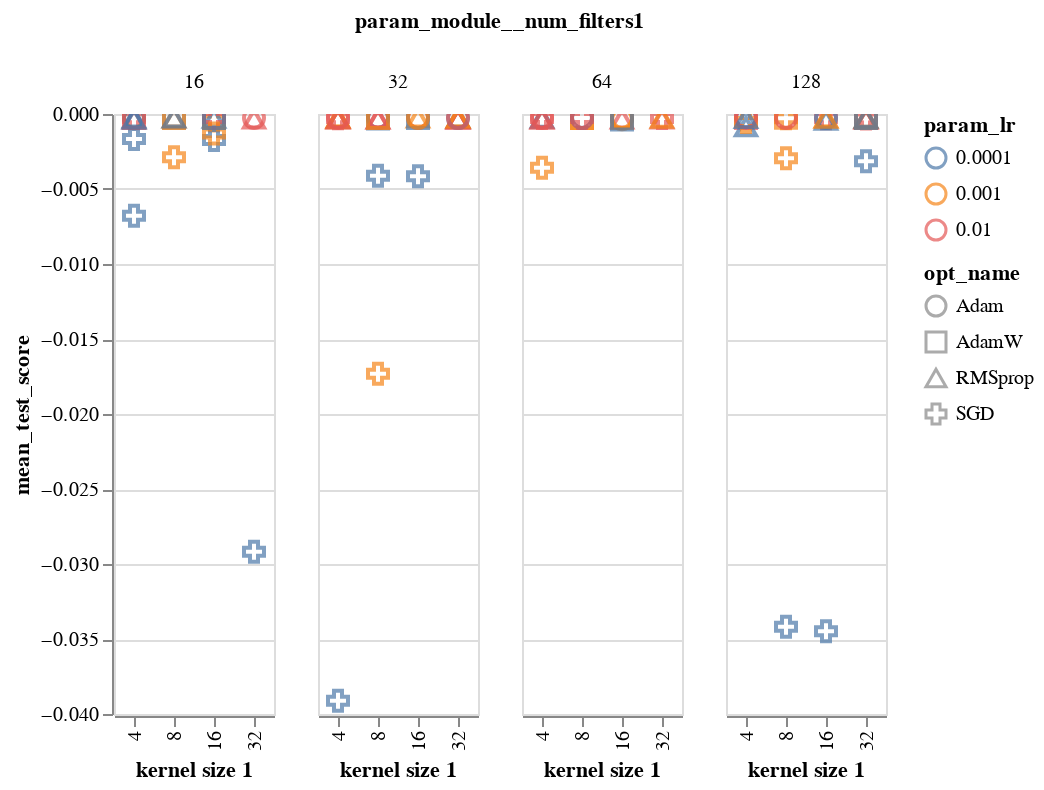

Notebook code cell kept with this figure:
### Code cell
alt.Chart(sm_res_df).mark_point(size=100).encode(
    x=alt.X('param_module__kernel_size1:O',title="kernel size 1"),
    y='mean_test_score:Q',
    color=alt.Color('param_lr:N',scale=alt.Scale(scheme='tableau10')),
    column='param_module__num_filters1:N',
#     detail='model_desc:N',
    shape="opt_name:N",
    tooltip=["rank_test_score:O","param_module__num_filters1:N","param_module__kernel_size1:N","param_lr:N","param_module__fc_node_num1:N"]
    
).interactive()

### Figure 1 — Vega-Lite specification as saved in the notebook (floating-point values rounded to 4 significant figures)
{"config": {"view": {"continuousWidth": 400, "continuousHeight": 300}}, "data": {"name": "data-8817f67da8f67f9030dd793b6148c578"}, "mark": {"type": "point", "size": 100}, "encoding": {"color": {"type": "nominal", "field": "param_lr", "scale": {"scheme": "tableau10"}}, "column": {"type": "nominal", "field": "param_module__num_filters1"}, "shape": {"type": "nominal", "field": "opt_name"}, "tooltip": [{"type": "ordinal", "field": "rank_test_score"}, {"type": "nominal", "field": "param_module__num_filters1"}, {"type": "nominal", "field": "param_module__kernel_size1"}, {"type": "nominal", "field": "param_lr"}, {"type": "nominal", "field": "param_module__fc_node_num1"}], "x": {"type": "ordinal", "field": "param_module__kernel_size1", "title": "kernel size 1"}, "y": {"type": "quantitative", "field": "mean_test_score"}}, "selection": {"selector002": {"type": "interval", "bind": "scales", "encodings": ["x", "y"]}}, "$schema": "https://vega.github.io/schema/vega-lite/v4.8.1.json", "datasets": {"data-8817f67da8f67f9030dd793b6148c578": [{"rank_test_score": 72, "mean_test_score": -0.0003176, "param_module__num_filters1": 64, "param_module__num_filters2": 128, "param_module__kernel_size1": 4, "param_module__kernel_size2": 16, "param_lr": 0.01, "param_module__fc_node_num1": 500, "param_module__fc_node_num2": 10, "opt_name": "RMSprop"}, {"rank_test_score": 92, "mean_test_score": -0.00679, "param_module__num_filters1": 16, "param_module__num_filters2": 32, "param_module__kernel_size1": 4, "param_module__kernel_size2": 32, "param_lr": 0.0001, "param_module__fc_node_num1": 100, "param_module__fc_node_num2": 50, "opt_name": "SGD"}, {"rank_test_score": 16, "mean_test_score": -0.0002598, "param_module__num_filters1": 32, "param_module__num_filters2": 64, "param_module__kernel_size1": 16, "param_module__kernel_size2": 4, "param_lr": 0.01, "param_module__fc_node_num1": 10, "param_module__fc_node_num2": 10, "opt_name": "Adam"}, {"rank_test_score": 100, "mean_test_score": null, "param_module__num_filters1": 128, "param_module__num_filters2": 32, "param_module__kernel_size1": 8, "param_module__kernel_size2": 32, "param_lr": 0.01, "param_module__fc_node_num1": 100, "param_module__fc_node_num2": 100, "opt_name": "AdamW"}, {"rank_test_score": 23, "mean_test_score": -0.0002617, "param_module__num_filters1": 32, "param_module__num_filters2": 16, "param_module__kernel_size1": 4, "param_module__kernel_size2": 32, "param_lr": 0.001, "param_module__fc_node_num1": 50, "param_module__fc_node_num2": 10, "opt_name": "RMSprop"}, {"rank_test_score": 50, "mean_test_score": -0.0002757, "param_module__num_filters1": 32, "param_module__num_filters2": 32, "param_module__kernel_size1": 32, "param_module__kernel_size2": 16, "param_lr": 0.0001, "param_module__fc_node_num1": 10, "param_module__fc_node_num2": 10, "opt_name": "RMSprop"}, {"rank_test_score": 69, "mean_test_score": -0.0003175, "param_module__num_filters1": 64, "param_module__num_filters2": 32, "param_module__kernel_size1": 16, "param_module__kernel_size2": 8, "param_lr": 0.01, "param_module__fc_node_num1": 500, "param_module__fc_node_num2": 50, "opt_name": "RMSprop"}, {"rank_test_score": 3, "mean_test_score": -0.0002577, "param_module__num_filters1": 128, "param_module__num_filters2": 64, "param_module__kernel_size1": 4, "param_module__kernel_size2": 16, "param_lr": 0.0001, "param_module__fc_node_num1": 100, "param_module__fc_node_num2": 500, "opt_name": "Adam"}, {"rank_test_score": 1, "mean_test_score": -0.0002575, "param_module__num_filters1": 16, "param_module__num_filters2": 128, "param_module__kernel_size1": 8, "param_module__kernel_size2": 16, "param_lr": 0.0001, "param_module__fc_node_num1": 50, "param_module__fc_node_num2": 500, "opt_name": "AdamW"}, {"rank_test_score": 22, "mean_test_score": -0.0002614, "param_module__num_filters1": 32, "param_module__num_filters2": 32, "param_module__kernel_size1": 16, "param_module__kernel_size2": 4, "param_lr": 0.001, "param_module__fc_node_num1": 10, "param_module__fc_node_num2": 100, "opt_name": "RMSprop"}, {"rank_test_score": 80, "mean_test_score": -0.0004296, "param_module__num_filters1": 16, "param_module__num_filters2": 64, "param_module__kernel_size1": 16, "param_module__kernel_size2": 8, "param_lr": 0.001, "param_module__fc_node_num1": 100, "param_module__fc_node_num2": 500, "opt_name": "SGD"}, {"rank_test_score": 24, "mean_test_score": -0.0002621, "param_module__num_filters1": 32, "param_module__num_filters2": 64, "param_module__kernel_size1": 8, "param_module__kernel_size2": 8, "param_lr": 0.0001, "param_module__fc_node_num1": 50, "param_module__fc_node_num2": 10, "opt_name": "Adam"}, {"rank_test_score": 6, "mean_test_score": -0.0002583, "param_module__num_filters1": 64, "param_module__num_filters2": 128, "param_module__kernel_size1": 8, "param_module__kernel_size2": 8, "param_lr": 0.001, "param_module__fc_node_num1": 500, "param_module__fc_node_num2": 10, "opt_name": "AdamW"}, {"rank_test_score": 18, "mean_test_score": -0.0002611, "param_module__num_filters1": 32, "param_module__num_filters2": 64, "param_module__kernel_size1": 16, "param_module__kernel_size2": 32, "param_lr": 0.0001, "param_module__fc_node_num1": 100, "param_module__fc_node_num2": 100, "opt_name": "AdamW"}, {"rank_test_score": 94, "mean_test_score": -0.02919, "param_module__num_filters1": 16, "param_module__num_filters2": 64, "param_module__kernel_size1": 32, "param_module__kernel_size2": 16, "param_lr": 0.0001, "param_module__fc_node_num1": 500, "param_module__fc_node_num2": 10, "opt_name": "SGD"}, {"rank_test_score": 47, "mean_test_score": -0.0002714, "param_module__num_filters1": 64, "param_module__num_filters2": 32, "param_module__kernel_size1": 4, "param_module__kernel_size2": 16, "param_lr": 0.0001, "param_module__fc_node_num1": 10, "param_module__fc_node_num2": 500, "opt_name": "RMSprop"}, {"rank_test_score": 55, "mean_test_score": -0.0002874, "param_module__num_filters1": 16, "param_module__num_filters2": 32, "param_module__kernel_size1": 4, "param_module__kernel_size2": 8, "param_lr": 0.01, "param_module__fc_node_num1": 10, "param_module__fc_node_num2": 50, "opt_name": "SGD"}, {"rank_test_score": 87, "mean_test_score": -0.002951, "param_module__num_filters1": 128, "param_module__num_filters2": 16, "param_module__kernel_size1": 8, "param_module__kernel_size2": 16, "param_lr": 0.001, "param_module__fc_node_num1": 10, "param_module__fc_node_num2": 50, "opt_name": "SGD"}, {"rank_test_score": 65, "mean_test_score": -0.0003174, "param_module__num_filters1": 128, "param_module__num_filters2": 128, "param_module__kernel_size1": 32, "param_module__kernel_size2": 8, "param_lr": 0.01, "param_module__fc_node_num1": 50, "param_module__fc_node_num2": 50, "opt_name": "RMSprop"}, {"rank_test_score": 29, "mean_test_score": -0.0002633, "param_module__num_filters1": 16, "param_module__num_filters2": 32, "param_module__kernel_size1": 8, "param_module__kernel_size2": 16, "param_lr": 0.001, "param_module__fc_node_num1": 100, "param_module__fc_node_num2": 10, "opt_name": "RMSprop"}, {"rank_test_score": 37, "mean_test_score": -0.0002671, "param_module__num_filters1": 64, "param_module__num_filters2": 128, "param_module__kernel_size1": 32, "param_module__kernel_size2": 16, "param_lr": 0.01, "param_module__fc_node_num1": 50, "param_module__fc_node_num2": 100, "opt_name": "SGD"}, {"rank_test_score": 85, "mean_test_score": -0.001728, "param_module__num_filters1": 16, "param_module__num_filters2": 16, "param_module__kernel_size1": 16, "param_module__kernel_size2": 4, "param_lr": 0.0001, "param_module__fc_node_num1": 50, "param_module__fc_node_num2": 500, "opt_name": "SGD"}, {"rank_test_score": 68, "mean_test_score": -0.0003175, "param_module__num_filters1": 16, "param_module__num_filters2": 64, "param_module__kernel_size1": 4, "param_module__kernel_size2": 8, "param_lr": 0.01, "param_module__fc_node_num1": 500, "param_module__fc_node_num2": 50, "opt_name": "RMSprop"}, {"rank_test_score": 66, "mean_test_score": -0.0003175, "param_module__num_filters1": 128, "param_module__num_filters2": 32, "param_module__kernel_size1": 32, "param_module__kernel_size2": 4, "param_lr": 0.01, "param_module__fc_node_num1": 100, "param_module__fc_node_num2": 100, "opt_name": "RMSprop"}, {"rank_test_score": 8, "mean_test_score": -0.0002588, "param_module__num_filters1": 128, "param_module__num_filters2": 64, "param_module__kernel_size1": 4, "param_module__kernel_size2": 32, "param_lr": 0.01, "param_module__fc_node_num1": 100, "param_module__fc_node_num2": 100, "opt_name": "AdamW"}, {"rank_test_score": 54, "mean_test_score": -0.0002837, "param_module__num_filters1": 128, "param_module__num_filters2": 128, "param_module__kernel_size1": 8, "param_module__kernel_size2": 16, "param_lr": 0.001, "param_module__fc_node_num1": 10, "param_module__fc_node_num2": 500, "opt_name": "SGD"}, {"rank_test_score": 43, "mean_test_score": -0.0002697, "param_module__num_filters1": 64, "param_module__num_filters2": 128, "param_module__kernel_size1": 4, "param_module__kernel_size2": 4, "param_lr": 0.01, "param_module__fc_node_num1": 100, "param_module__fc_node_num2": 500, "opt_name": "SGD"}, {"rank_test_score": 25, "mean_test_score": -0.0002621, "param_module__num_filters1": 128, "param_module__num_filters2": 128, "param_module__kernel_size1": 16, "param_module__kernel_size2": 16, "param_lr": 0.001, "param_module__fc_node_num1": 100, "param_module__fc_node_num2": 500, "opt_name": "RMSprop"}, {"rank_test_score": 88, "mean_test_score": -0.003147, "param_module__num_filters1": 128, "param_module__num_filters2": 64, "param_module__kernel_size1": 32, "param_module__kernel_size2": 4, "param_lr": 0.0001, "param_module__fc_node_num1": 10, "param_module__fc_node_num2": 500, "opt_name": "SGD"}, {"rank_test_score": 49, "mean_test_score": -0.0002753, "param_module__num_filters1": 32, "param_module__num_filters2": 64, "param_module__kernel_size1": 4, "param_module__kernel_size2": 16, "param_lr": 0.01, "param_module__fc_node_num1": 10, "param_module__fc_node_num2": 50, "opt_name": "SGD"}, {"rank_test_score": 82, "mean_test_score": -0.0008472, "param_module__num_filters1": 128, "param_module__num_filters2": 32, "param_module__kernel_size1": 4, "param_module__kernel_size2": 16, "param_lr": 0.0001, "param_module__fc_node_num1": 500, "param_module__fc_node_num2": 10, "opt_name": "RMSprop"}, {"rank_test_score": 81, "mean_test_score": -0.0005397, "param_module__num_filters1": 128, "param_module__num_filters2": 16, "param_module__kernel_size1": 4, "param_module__kernel_size2": 8, "param_lr": 0.001, "param_module__fc_node_num1": 500, "param_module__fc_node_num2": 500, "opt_name": "SGD"}, {"rank_test_score": 4, "mean_test_score": -0.0002581, "param_module__num_filters1": 128, "param_module__num_filters2": 128, "param_module__kernel_size1": 4, "param_module__kernel_size2": 16, "param_lr": 0.01, "param_module__fc_node_num1": 500, "param_module__fc_node_num2": 500, "opt_name": "Adam"}, {"rank_test_score": 11, "mean_test_score": -0.0002593, "param_module__num_filters1": 64, "param_module__num_filters2": 16, "param_module__kernel_size1": 8, "param_module__kernel_size2": 4, "param_lr": 0.001, "param_module__fc_node_num1": 500, "param_module__fc_node_num2": 10, "opt_name": "AdamW"}, {"rank_test_score": 95, "mean_test_score": -0.03419, "param_module__num_filters1": 128, "param_module__num_filters2": 64, "param_module__kernel_size1": 8, "param_module__kernel_size2": 4, "param_lr": 0.0001, "param_module__fc_node_num1": 100, "param_module__fc_node_num2": 10, "opt_name": "SGD"}, {"rank_test_score": 28, "mean_test_score": -0.0002632, "param_module__num_filters1": 16, "param_module__num_filters2": 64, "param_module__kernel_size1": 4, "param_module__kernel_size2": 32, "param_lr": 0.001, "param_module__fc_node_num1": 500, "param_module__fc_node_num2": 100, "opt_name": "Adam"}, {"rank_test_score": 38, "mean_test_score": -0.0002673, "param_module__num_filters1": 16, "param_module__num_filters2": 128, "param_module__kernel_size1": 8, "param_module__kernel_size2": 32, "param_lr": 0.001, "param_module__fc_node_num1": 50, "param_module__fc_node_num2": 50, "opt_name": "AdamW"}, {"rank_test_score": 48, "mean_test_score": -0.0002731, "param_module__num_filters1": 64, "param_module__num_filters2": 32, "param_module__kernel_size1": 16, "param_module__kernel_size2": 4, "param_lr": 0.001, "param_module__fc_node_num1": 500, "param_module__fc_node_num2": 100, "opt_name": "AdamW"}, {"rank_test_score": 98, "mean_test_score": null, "param_module__num_filters1": 64, "param_module__num_filters2": 128, "param_module__kernel_size1": 8, "param_module__kernel_size2": 32, "param_lr": 0.01, "param_module__fc_node_num1": 500, "param_module__fc_node_num2": 100, "opt_name": "AdamW"}, {"rank_test_score": 56, "mean_test_score": -0.0002897, "param_module__num_filters1": 16, "param_module__num_filters2": 64, "param_module__kernel_size1": 4, "param_module__kernel_size2": 16, "param_lr": 0.0001, "param_module__fc_node_num1": 100, "param_module__fc_node_num2": 50, "opt_name": "Adam"}, {"rank_test_score": 73, "mean_test_score": -0.000318, "param_module__num_filters1": 32, "param_module__num_filters2": 32, "param_module__kernel_size1": 32, "param_module__kernel_size2": 8, "param_lr": 0.01, "param_module__fc_node_num1": 500, "param_module__fc_node_num2": 500, "opt_name": "RMSprop"}, {"rank_test_score": 5, "mean_test_score": -0.0002581, "param_module__num_filters1": 16, "param_module__num_filters2": 16, "param_module__kernel_size1": 4, "param_module__kernel_size2": 32, "param_lr": 0.0001, "param_module__fc_node_num1": 100, "param_module__fc_node_num2": 50, "opt_name": "RMSprop"}, {"rank_test_score": 84, "mean_test_score": -0.001665, "param_module__num_filters1": 16, "param_module__num_filters2": 64, "param_module__kernel_size1": 4, "param_module__kernel_size2": 8, "param_lr": 0.0001, "param_module__fc_node_num1": 50, "param_module__fc_node_num2": 500, "opt_name": "SGD"}, {"rank_test_score": 62, "mean_test_score": -0.0003164, "param_module__num_filters1": 32, "param_module__num_filters2": 16, "param_module__kernel_size1": 32, "param_module__kernel_size2": 8, "param_lr": 0.01, "param_module__fc_node_num1": 500, "param_module__fc_node_num2": 500, "opt_name": "RMSprop"}, {"rank_test_score": 59, "mean_test_score": -0.0003016, "param_module__num_filters1": 128, "param_module__num_filters2": 16, "param_module__kernel_size1": 32, "param_module__kernel_size2": 16, "param_lr": 0.01, "param_module__fc_node_num1": 500, "param_module__fc_node_num2": 10, "opt_name": "SGD"}, {"rank_test_score": 90, "mean_test_score": -0.00411, "param_module__num_filters1": 32, "param_module__num_filters2": 16, "param_module__kernel_size1": 8, "param_module__kernel_size2": 16, "param_lr": 0.0001, "param_module__fc_node_num1": 100, "param_module__fc_node_num2": 100, "opt_name": "SGD"}, {"rank_test_score": 2, "mean_test_score": -0.0002576, "param_module__num_filters1": 128, "param_module__num_filters2": 32, "param_module__kernel_size1": 8, "param_module__kernel_size2": 8, "param_lr": 0.001, "param_module__fc_node_num1": 500, "param_module__fc_node_num2": 500, "opt_name": "AdamW"}, {"rank_test_score": 51, "mean_test_score": -0.0002773, "param_module__num_filters1": 32, "param_module__num_filters2": 128, "param_module__kernel_size1": 32, "param_module__kernel_size2": 16, "param_lr": 0.001, "param_module__fc_node_num1": 50, "param_module__fc_node_num2": 50, "opt_name": "RMSprop"}, {"rank_test_score": 26, "mean_test_score": -0.0002629, "param_module__num_filters1": 32, "param_module__num_filters2": 128, "param_module__kernel_size1": 8, "param_module__kernel_size2": 8, "param_lr": 0.01, "param_module__fc_node_num1": 50, "param_module__fc_node_num2": 50, "opt_name": "Adam"}, {"rank_test_score": 91, "mean_test_score": -0.004145, "param_module__num_filters1": 32, "param_module__num_filters2": 128, "param_module__kernel_size1": 16, "param_module__kernel_size2": 8, "param_lr": 0.0001, "param_module__fc_node_num1": 50, "param_module__fc_node_num2": 100, "opt_name": "SGD"}, {"rank_test_score": 53, "mean_test_score": -0.0002827, "param_module__num_filters1": 128, "param_module__num_filters2": 128, "param_module__kernel_size1": 16, "param_module__kernel_size2": 32, "param_lr": 0.01, "param_module__fc_node_num1": 10, "param_module__fc_node_num2": 10, "opt_name": "SGD"}, {"rank_test_score": 52, "mean_test_score": -0.000278, "param_module__num_filters1": 16, "param_module__num_filters2": 32, "param_module__kernel_size1": 16, "param_module__kernel_size2": 8, "param_lr": 0.0001, "param_module__fc_node_num1": 500, "param_module__fc_node_num2": 50, "opt_name": "RMSprop"}, {"rank_test_score": 67, "mean_test_score": -0.0003175, "param_module__num_filters1": 32, "param_module__num_filters2": 32, "param_module__kernel_size1": 8, "param_module__kernel_size2": 4, "param_lr": 0.01, "param_module__fc_node_num1": 50, "param_module__fc_node_num2": 100, "opt_name": "RMSprop"}, {"rank_test_score": 36, "mean_test_score": -0.0002666, "param_module__num_filters1": 16, "param_module__num_filters2": 64, "param_module__kernel_size1": 16, "param_module__kernel_size2": 4, "param_lr": 0.001, "param_module__fc_node_num1": 500, "param_module__fc_node_num2": 500, "opt_name": "AdamW"}, {"rank_test_score": 20, "mean_test_score": -0.0002611, "param_module__num_filters1": 64, "param_module__num_filters2": 64, "param_module__kernel_size1": 16, "param_module__kernel_size2": 32, "param_lr": 0.001, "param_module__fc_node_num1": 100, "param_module__fc_node_num2": 100, "opt_name": "Adam"}, {"rank_test_score": 75, "mean_test_score": -0.0003235, "param_module__num_filters1": 64, "param_module__num_filters2": 16, "param_module__kernel_size1": 32, "param_module__kernel_size2": 4, "param_lr": 0.01, "param_module__fc_node_num1": 10, "param_module__fc_node_num2": 100, "opt_name": "RMSprop"}, {"rank_test_score": 86, "mean_test_score": -0.002878, "param_module__num_filters1": 16, "param_module__num_filters2": 16, "param_module__kernel_size1": 8, "param_module__kernel_size2": 32, "param_lr": 0.001, "param_module__fc_node_num1": 500, "param_module__fc_node_num2": 50, "opt_name": "SGD"}, {"rank_test_score": 15, "mean_test_score": -0.0002597, "param_module__num_filters1": 128, "param_module__num_filters2": 128, "param_module__kernel_size1": 8, "param_module__kernel_size2": 4, "param_lr": 0.01, "param_module__fc_node_num1": 50, "param_module__fc_node_num2": 50, "opt_name": "Adam"}, {"rank_test_score": 17, "mean_test_score": -0.0002605, "param_module__num_filters1": 16, "param_module__num_filters2": 32, "param_module__kernel_size1": 8, "param_module__kernel_size2": 16, "param_lr": 0.0001, "param_module__fc_node_num1": 50, "param_module__fc_node_num2": 50, "opt_name": "RMSprop"}, {"rank_test_score": 61, "mean_test_score": -0.0003124, "param_module__num_filters1": 32, "param_module__num_filters2": 32, "param_module__kernel_size1": 4, "param_module__kernel_size2": 16, "param_lr": 0.01, "param_module__fc_node_num1": 500, "param_module__fc_node_num2": 50, "opt_name": "RMSprop"}, {"rank_test_score": 97, "mean_test_score": -0.03912, "param_module__num_filters1": 32, "param_module__num_filters2": 128, "param_module__kernel_size1": 4, "param_module__kernel_size2": 8, "param_lr": 0.0001, "param_module__fc_node_num1": 10, "param_module__fc_node_num2": 10, "opt_name": "SGD"}, {"rank_test_score": 79, "mean_test_score": -0.0003982, "param_module__num_filters1": 128, "param_module__num_filters2": 32, "param_module__kernel_size1": 16, "param_module__kernel_size2": 32, "param_lr": 0.0001, "param_module__fc_node_num1": 50, "param_module__fc_node_num2": 10, "opt_name": "RMSprop"}, {"rank_test_score": 89, "mean_test_score": -0.003578, "param_module__num_filters1": 64, "param_module__num_filters2": 16, "param_module__kernel_size1": 4, "param_module__kernel_size2": 32, "param_lr": 0.001, "param_module__fc_node_num1": 10, "param_module__fc_node_num2": 50, "opt_name": "SGD"}, {"rank_test_score": 30, "mean_test_score": -0.0002635, "param_module__num_filters1": 32, "param_module__num_filters2": 32, "param_module__kernel_size1": 16, "param_module__kernel_size2": 16, "param_lr": 0.001, "param_module__fc_node_num1": 100, "param_module__fc_node_num2": 50, "opt_name": "Adam"}, {"rank_test_score": 33, "mean_test_score": -0.0002661, "param_module__num_filters1": 64, "param_module__num_filters2": 32, "param_module__kernel_size1": 8, "param_module__kernel_size2": 8, "param_lr": 0.01, "param_module__fc_node_num1": 10, "param_module__fc_node_num2": 100, "opt_name": "SGD"}, {"rank_test_score": 44, "mean_test_score": -0.00027, "param_module__num_filters1": 64, "param_module__num_filters2": 16, "param_module__kernel_size1": 32, "param_module__kernel_size2": 16, "param_lr": 0.001, "param_module__fc_node_num1": 10, "param_module__fc_node_num2": 10, "opt_name": "RMSprop"}, {"rank_test_score": 13, "mean_test_score": -0.0002595, "param_module__num_filters1": 64, "param_module__num_filters2": 16, "param_module__kernel_size1": 8, "param_module__kernel_size2": 32, "param_lr": 0.0001, "param_module__fc_node_num1": 50, "param_module__fc_node_num2": 100, "opt_name": "Adam"}, {"rank_test_score": 41, "mean_test_score": -0.0002687, "param_module__num_filters1": 128, "param_module__num_filters2": 64, "param_module__kernel_size1": 32, "param_module__kernel_size2": 8, "param_lr": 0.001, "param_module__fc_node_num1": 50, "param_module__fc_node_num2": 500, "opt_name": "RMSprop"}, {"rank_test_score": 60, "mean_test_score": -0.0003043, "param_module__num_filters1": 32, "param_module__num_filters2": 64, "param_module__kernel_size1": 4, "param_module__kernel_size2": 32, "param_lr": 0.001, "param_module__fc_node_num1": 50, "param_module__fc_node_num2": 50, "opt_name": "RMSprop"}, {"rank_test_score": 12, "mean_test_score": -0.0002595, "param_module__num_filters1": 64, "param_module__num_filters2": 16, "param_module__kernel_size1": 8, "param_module__kernel_size2": 32, "param_lr": 0.01, "param_module__fc_node_num1": 50, "param_module__fc_node_num2": 10, "opt_name": "Adam"}, {"rank_test_score": 32, "mean_test_score": -0.0002655, "param_module__num_filters1": 32, "param_module__num_filters2": 16, "param_module__kernel_size1": 4, "param_module__kernel_size2": 4, "param_lr": 0.001, "param_module__fc_node_num1": 50, "param_module__fc_node_num2": 50, "opt_name": "RMSprop"}, {"rank_test_score": 64, "mean_test_score": -0.000317, "param_module__num_filters1": 32, "param_module__num_filters2": 64, "param_module__kernel_size1": 32, "param_module__kernel_size2": 16, "param_lr": 0.01, "param_module__fc_node_num1": 500, "param_module__fc_node_num2": 100, "opt_name": "RMSprop"}, {"rank_test_score": 45, "mean_test_score": -0.0002703, "param_module__num_filters1": 16, "param_module__num_filters2": 32, "param_module__kernel_size1": 16, "param_module__kernel_size2": 4, "param_lr": 0.01, "param_module__fc_node_num1": 50, "param_module__fc_node_num2": 500, "opt_name": "SGD"}, {"rank_test_score": 27, "mean_test_score": -0.000263, "param_module__num_filters1": 32, "param_module__num_filters2": 16, "param_module__kernel_size1": 32, "param_module__kernel_size2": 4, "param_lr": 0.001, "param_module__fc_node_num1": 10, "param_module__fc_node_num2": 10, "opt_name": "RMSprop"}, {"rank_test_score": 10, "mean_test_score": -0.0002592, "param_module__num_filters1": 64, "param_module__num_filters2": 16, "param_module__kernel_size1": 4, "param_module__kernel_size2": 4, "param_lr": 0.01, "param_module__fc_node_num1": 100, "param_module__fc_node_num2": 10, "opt_name": "Adam"}, {"rank_test_score": 57, "mean_test_score": -0.0002947, "param_module__num_filters1": 128, "param_module__num_filters2": 64, "param_module__kernel_size1": 4, "param_module__kernel_size2": 8, "param_lr": 0.0001, "param_module__fc_node_num1": 100, "param_module__fc_node_num2": 500, "opt_name": "RMSprop"}, {"rank_test_score": 58, "mean_test_score": -0.0002966, "param_module__num_filters1": 32, "param_module__num_filters2": 128, "param_module__kernel_size1": 8, "param_module__kernel_size2": 4, "param_lr": 0.0001, "param_module__fc_node_num1": 50, "param_module__fc_node_num2": 50, "opt_name": "AdamW"}, {"rank_test_score": 35, "mean_test_score": -0.0002664, "param_module__num_filters1": 128, "param_module__num_filters2": 64, "param_module__kernel_size1": 16, "param_module__kernel_size2": 16, "param_lr": 0.0001, "param_module__fc_node_num1": 50, "param_module__fc_node_num2": 500, "opt_name": "Adam"}, {"rank_test_score": 77, "mean_test_score": -0.0003543, "param_module__num_filters1": 64, "param_module__num_filters2": 32, "param_module__kernel_size1": 16, "param_module__kernel_size2": 32, "param_lr": 0.001, "param_module__fc_node_num1": 50, "param_module__fc_node_num2": 100, "opt_name": "Adam"}, {"rank_test_score": 14, "mean_test_score": -0.0002596, "param_module__num_filters1": 16, "param_module__num_filters2": 64, "param_module__kernel_size1": 32, "param_module__kernel_size2": 8, "param_lr": 0.01, "param_module__fc_node_num1": 100, "param_module__fc_node_num2": 50, "opt_name": "Adam"}, {"rank_test_score": 34, "mean_test_score": -0.0002663, "param_module__num_filters1": 32, "param_module__num_filters2": 128, "param_module__kernel_size1": 32, "param_module__kernel_size2": 32, "param_lr": 0.0001, "param_module__fc_node_num1": 50, "param_module__fc_node_num2": 10, "opt_name": "Adam"}, {"rank_test_score": 19, "mean_test_score": -0.0002611, "param_module__num_filters1": 32, "param_module__num_filters2": 16, "param_module__kernel_size1": 32, "param_module__kernel_size2": 32, "param_lr": 0.01, "param_module__fc_node_num1": 50, "param_module__fc_node_num2": 50, "opt_name": "Adam"}, {"rank_test_score": 39, "mean_test_score": -0.0002674, "param_module__num_filters1": 128, "param_module__num_filters2": 128, "param_module__kernel_size1": 32, "param_module__kernel_size2": 8, "param_lr": 0.0001, "param_module__fc_node_num1": 500, "param_module__fc_node_num2": 50, "opt_name": "RMSprop"}, {"rank_test_score": 71, "mean_test_score": -0.0003175, "param_module__num_filters1": 32, "param_module__num_filters2": 128, "param_module__kernel_size1": 8, "param_module__kernel_size2": 16, "param_lr": 0.01, "param_module__fc_node_num1": 10, "param_module__fc_node_num2": 50, "opt_name": "RMSprop"}, {"rank_test_score": 7, "mean_test_score": -0.0002587, "param_module__num_filters1": 16, "param_module__num_filters2": 16, "param_module__kernel_size1": 4, "param_module__kernel_size2": 16, "param_lr": 0.01, "param_module__fc_node_num1": 500, "param_module__fc_node_num2": 50, "opt_name": "AdamW"}, {"rank_test_score": 69, "mean_test_score": -0.0003175, "param_module__num_filters1": 32, "param_module__num_filters2": 16, "param_module__kernel_size1": 4, "param_module__kernel_size2": 8, "param_lr": 0.01, "param_module__fc_node_num1": 500, "param_module__fc_node_num2": 50, "opt_name": "RMSprop"}, {"rank_test_score": 21, "mean_test_score": -0.0002611, "param_module__num_filters1": 128, "param_module__num_filters2": 16, "param_module__kernel_size1": 32, "param_module__kernel_size2": 16, "param_lr": 0.001, "param_module__fc_node_num1": 10, "param_module__fc_node_num2": 500, "opt_name": "AdamW"}, {"rank_test_score": 40, "mean_test_score": -0.0002682, "param_module__num_filters1": 32, "param_module__num_filters2": 16, "param_module__kernel_size1": 8, "param_module__kernel_size2": 16, "param_lr": 0.001, "param_module__fc_node_num1": 500, "param_module__fc_node_num2": 10, "opt_name": "AdamW"}, {"rank_test_score": 9, "mean_test_score": -0.0002591, "param_module__num_filters1": 32, "param_module__num_filters2": 32, "param_module__kernel_size1": 4, "param_module__kernel_size2": 4, "param_lr": 0.01, "param_module__fc_node_num1": 500, "param_module__fc_node_num2": 100, "opt_name": "Adam"}, {"rank_test_score": 31, "mean_test_score": -0.000265, "param_module__num_filters1": 128, "param_module__num_filters2": 32, "param_module__kernel_size1": 16, "param_module__kernel_size2": 8, "param_lr": 0.001, "param_module__fc_node_num1": 50, "param_module__fc_node_num2": 50, "opt_name": "RMSprop"}, {"rank_test_score": 76, "mean_test_score": -0.000332, "param_module__num_filters1": 16, "param_module__num_filters2": 64, "param_module__kernel_size1": 4, "param_module__kernel_size2": 32, "param_lr": 0.0001, "param_module__fc_node_num1": 500, "param_module__fc_node_num2": 100, "opt_name": "RMSprop"}, {"rank_test_score": 46, "mean_test_score": -0.0002706, "param_module__num_filters1": 128, "param_module__num_filters2": 64, "param_module__kernel_size1": 32, "param_module__kernel_size2": 16, "param_lr": 0.0001, "param_module__fc_node_num1": 500, "param_module__fc_node_num2": 50, "opt_name": "AdamW"}, {"rank_test_score": 83, "mean_test_score": -0.001298, "param_module__num_filters1": 16, "param_module__num_filters2": 128, "param_module__kernel_size1": 16, "param_module__kernel_size2": 4, "param_lr": 0.001, "param_module__fc_node_num1": 50, "param_module__fc_node_num2": 100, "opt_name": "SGD"}, {"rank_test_score": 74, "mean_test_score": -0.0003221, "param_module__num_filters1": 64, "param_module__num_filters2": 64, "param_module__kernel_size1": 4, "param_module__kernel_size2": 8, "param_lr": 0.01, "param_module__fc_node_num1": 100, "param_module__fc_node_num2": 100, "opt_name": "RMSprop"}, {"rank_test_score": 99, "mean_test_score": null, "param_module__num_filters1": 64, "param_module__num_filters2": 64, "param_module__kernel_size1": 16, "param_module__kernel_size2": 32, "param_lr": 0.0001, "param_module__fc_node_num1": 50, "param_module__fc_node_num2": 500, "opt_name": "Adam"}, {"rank_test_score": 63, "mean_test_score": -0.0003167, "param_module__num_filters1": 16, "param_module__num_filters2": 16, "param_module__kernel_size1": 32, "param_module__kernel_size2": 8, "param_lr": 0.01, "param_module__fc_node_num1": 50, "param_module__fc_node_num2": 50, "opt_name": "RMSprop"}, {"rank_test_score": 78, "mean_test_score": -0.0003608, "param_module__num_filters1": 64, "param_module__num_filters2": 128, "param_module__kernel_size1": 16, "param_module__kernel_size2": 8, "param_lr": 0.0001, "param_module__fc_node_num1": 50, "param_module__fc_node_num2": 10, "opt_name": "AdamW"}, {"rank_test_score": 42, "mean_test_score": -0.0002696, "param_module__num_filters1": 16, "param_module__num_filters2": 128, "param_module__kernel_size1": 16, "param_module__kernel_size2": 16, "param_lr": 0.0001, "param_module__fc_node_num1": 500, "param_module__fc_node_num2": 10, "opt_name": "AdamW"}, {"rank_test_score": 96, "mean_test_score": -0.03448, "param_module__num_filters1": 128, "param_module__num_filters2": 128, "param_module__kernel_size1": 16, "param_module__kernel_size2": 8, "param_lr": 0.0001, "param_module__fc_node_num1": 50, "param_module__fc_node_num2": 10, "opt_name": "SGD"}, {"rank_test_score": 93, "mean_test_score": -0.01731, "param_module__num_filters1": 32, "param_module__num_filters2": 32, "param_module__kernel_size1": 8, "param_module__kernel_size2": 4, "param_lr": 0.001, "param_module__fc_node_num1": 50, "param_module__fc_node_num2": 10, "opt_name": "SGD"}]}}
